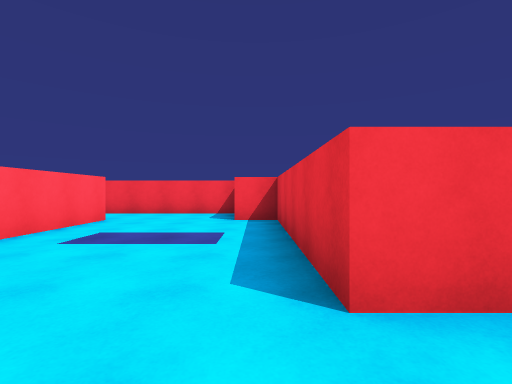
View 1 (above)

16 first-person views from a walk through a scene from a Unity 3-D project. The camera is 1.3 m above the floor, looks level and sees 85° across. The floor is counted in squares, 2 m on a side. Each view is taken from the middle of a square. On the plan, view 1 faces up. The plan holds only what a view shows up to about 9 squares ahead; the rest is blank. The player is left out. Surface patterns are stand-ins for the level's own textures.

View 2
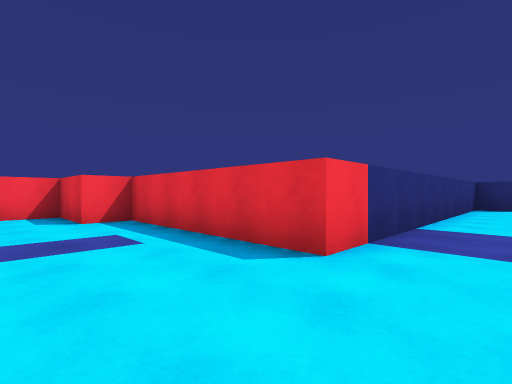

View 3
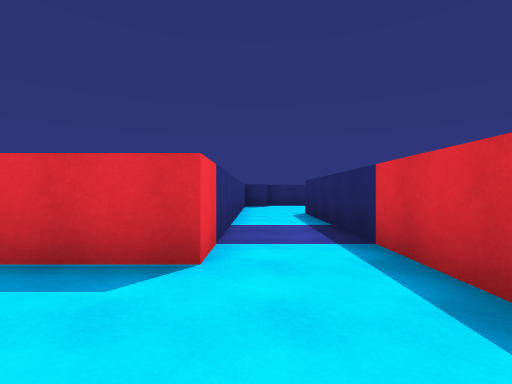

View 4
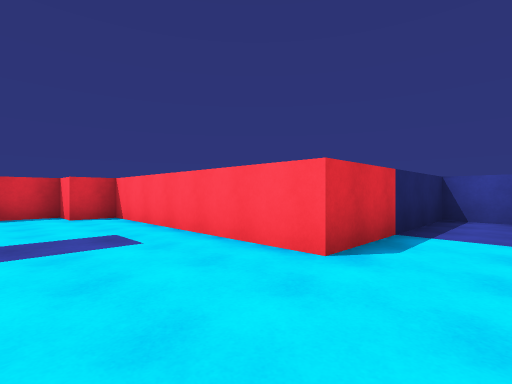

View 5
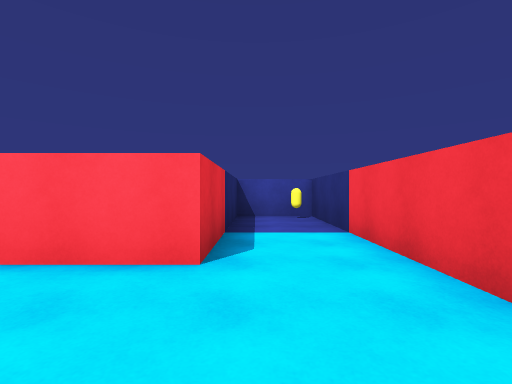

View 6
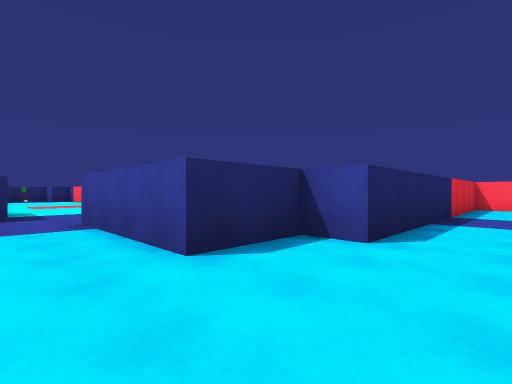

View 7
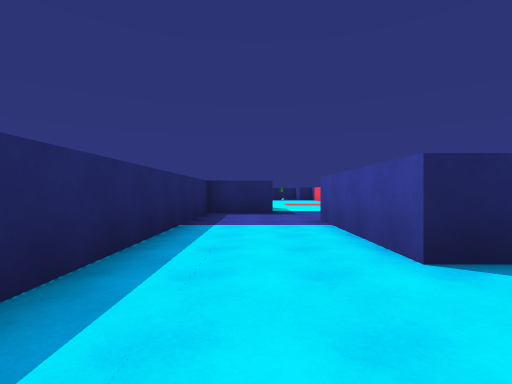

View 8
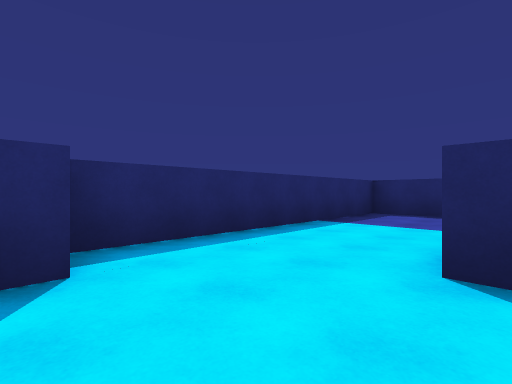

View 9
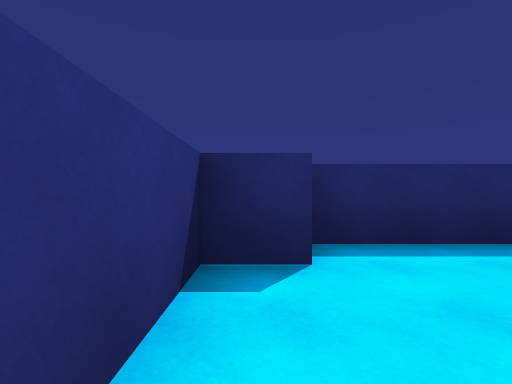

View 10
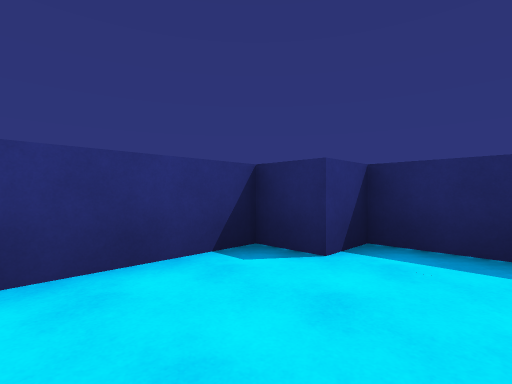

View 11
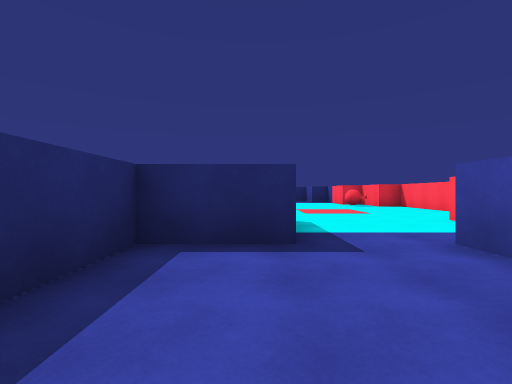

View 12
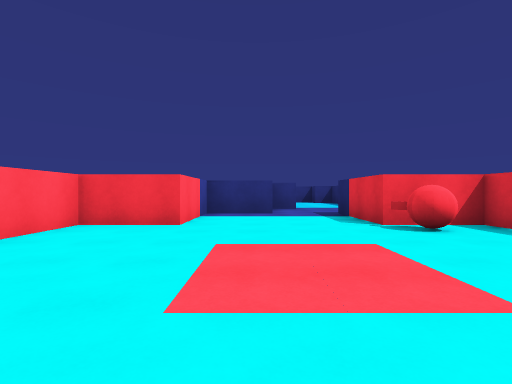

View 13
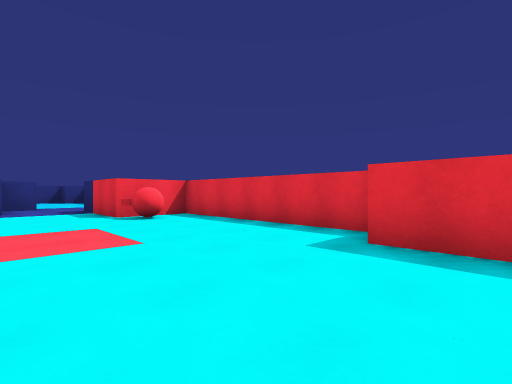

View 14
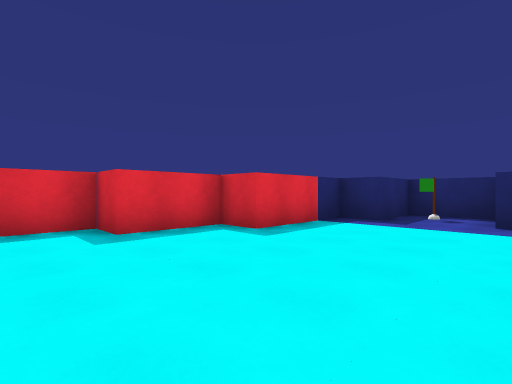

View 15
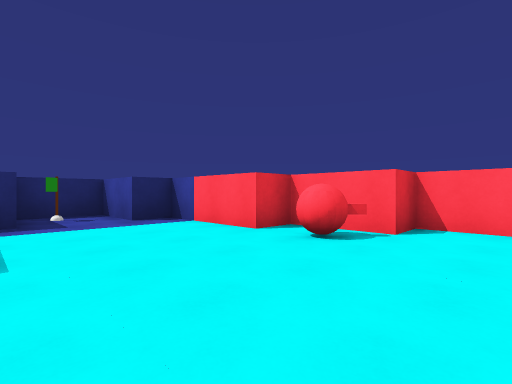

View 16
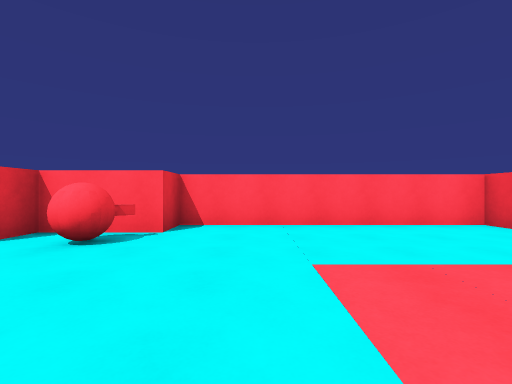

### Floor plan
Ten units are one square. View 1 is at (0, 0); x grows to the right and y downward. Boxes are objects, and circles mark ways between rooms. Rooms are numbered by the first view taken in them; rooms with no view inside come last. Other rooms are left out.
<svg viewBox="-90 -90 210 330">
<path fill="none" stroke="#000" d="M75 -15 5 -15 5 -65 -5 -65 -5 -85 -85 -85 -85 -65 -35 -65 -35 -5 -25 -5 -25 5 65 5 65 15 75 15M75 15 85 15 85 55M105 75 115 75 115 -5 105 -5 105 -15 75 -15M75 66 75 75 55 75 55 105 35 105 35 165 45 165 45 185 55 185 55 215 65 215 65 235 85 235 85 215 95 215 95 185 105 185 105 165 115 165 115 105 95 105 95 75 105 75"/>
<rect x="-85" y="-85" width="10" height="10" fill="#bbb"><title>yellow capsule</title></rect>
<rect x="45" y="165" width="10" height="10" fill="#bbb"><title>other object</title></rect>
<rect x="75" y="225" width="10" height="10" fill="#bbb"><title>other object</title></rect>
<rect x="95" y="105" width="10" height="10" fill="#bbb"><title>other object</title></rect>
<circle cx="70" cy="0" r="3" fill="#2a7"/>
<circle cx="90" cy="67" r="3" fill="#2a7"/>
<text x="-10" y="-40">1</text>
<text x="100" y="30">2</text>
<text x="80" y="140">3</text>
</svg>
Room 1 opens to room 2. Room 2 opens to room 3.

Where each view was taken, in squares from view 1:
view 1: 0 up, 0 right, facing up
view 2: 0 up, 2 left, facing up-right
view 3: 1 up, 2 left, facing right
view 4: 8 up, 1 left, facing down-left
view 5: 7 up, 1 left, facing left
view 6: 1 up, 10 right, facing down-left
view 7: 1 up, 10 right, facing down
view 8: 1 up, 8 right, facing down-right
view 9: 1 up, 8 right, facing right
view 10: 1 down, 8 right, facing up-right
view 11: 4 down, 10 right, facing down
view 12: 16 down, 7 right, facing up
view 13: 18 down, 7 right, facing up-right
view 14: 15 down, 6 right, facing down-right
view 15: 15 down, 9 right, facing down-left
view 16: 15 down, 9 right, facing left
